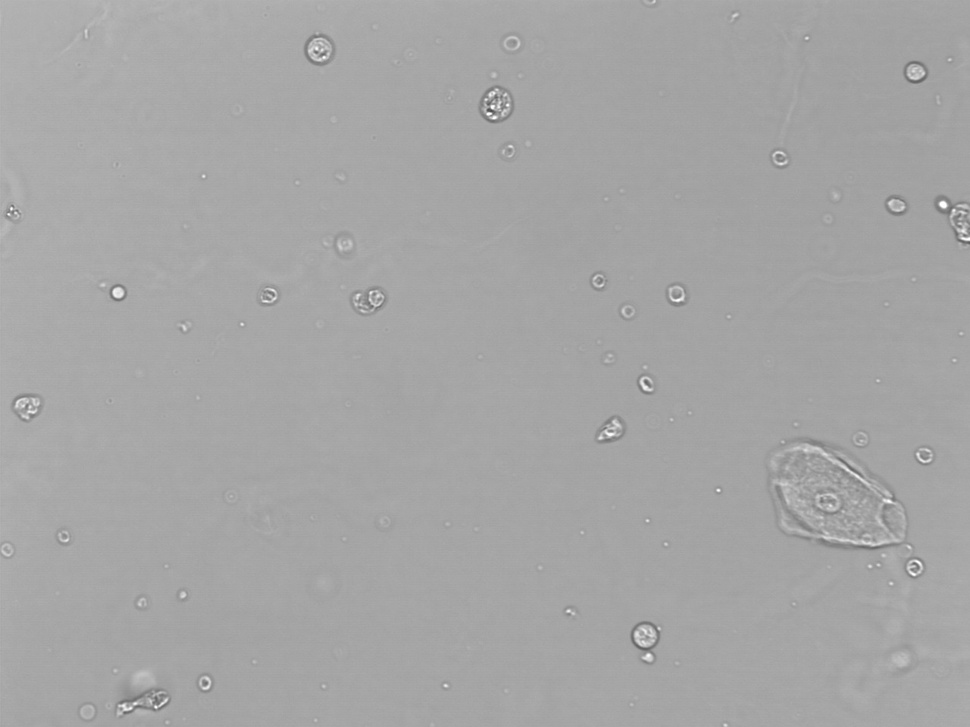
#> input picture demo_getRect/test1.jpg, 970 x 727 px, shrunk from 1280 x 960 before the run
$ python findCounters.py   (older library calls are emulated)
#> lines starting #> are read from the running program, lines starting #| are printed output that depends on the picture; after the words box and inside, x2 and y2 are one past the last pixel; in counts of white or black regions, pixels touching at a corner belong together
import numpy as np
import cv2

#读取图片
img = cv2.imread('test1.jpg')
#> img is the input picture: shape (727, 970, 3); min 73, max 255, mean 165.6

# 1、首先转换为灰度图
gray = cv2.cvtColor(img, cv2.COLOR_BGR2GRAY)
srcWidth, srcHeight, channels = img.shape
#> srcWidth = 727; srcHeight = 970; channels = 3
print(srcWidth, srcHeight)
#| 727 970

# 2、之后进行滤波模糊
binary = cv2.medianBlur(gray,3)

# 3、转换为二值图像
ret, after_binary = cv2.threshold(binary, 190, 255, cv2.THRESH_BINARY)
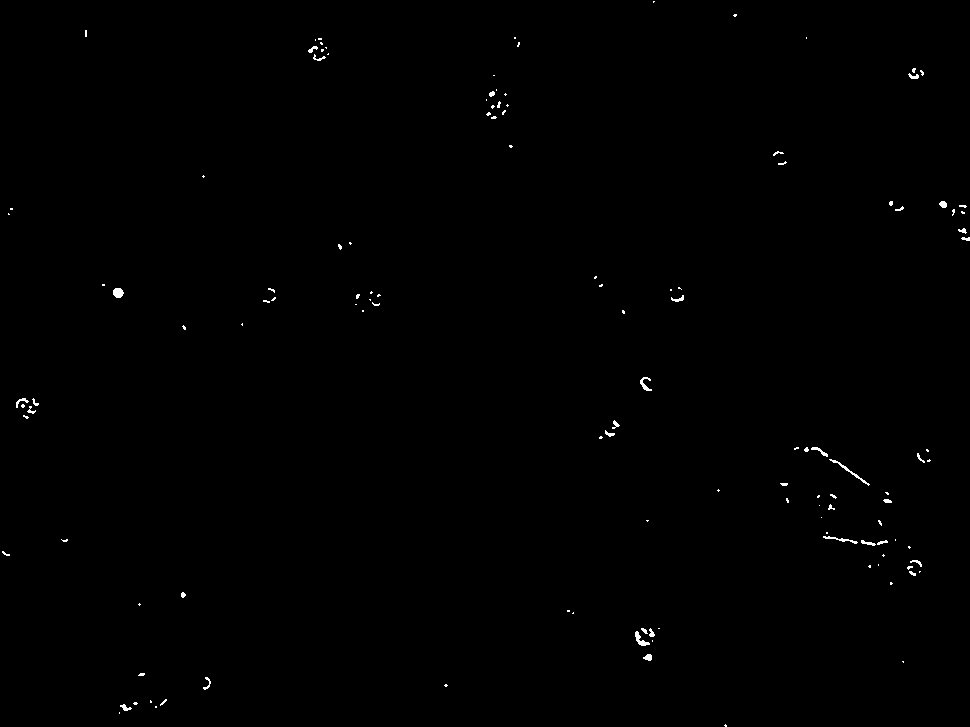
#> after_binary: shape (727, 970); 0.31% white in thin lines or dots

# 4、边缘检测以及轮廓处理
third_binary = cv2.Canny(after_binary, 0, 60, apertureSize = 3)
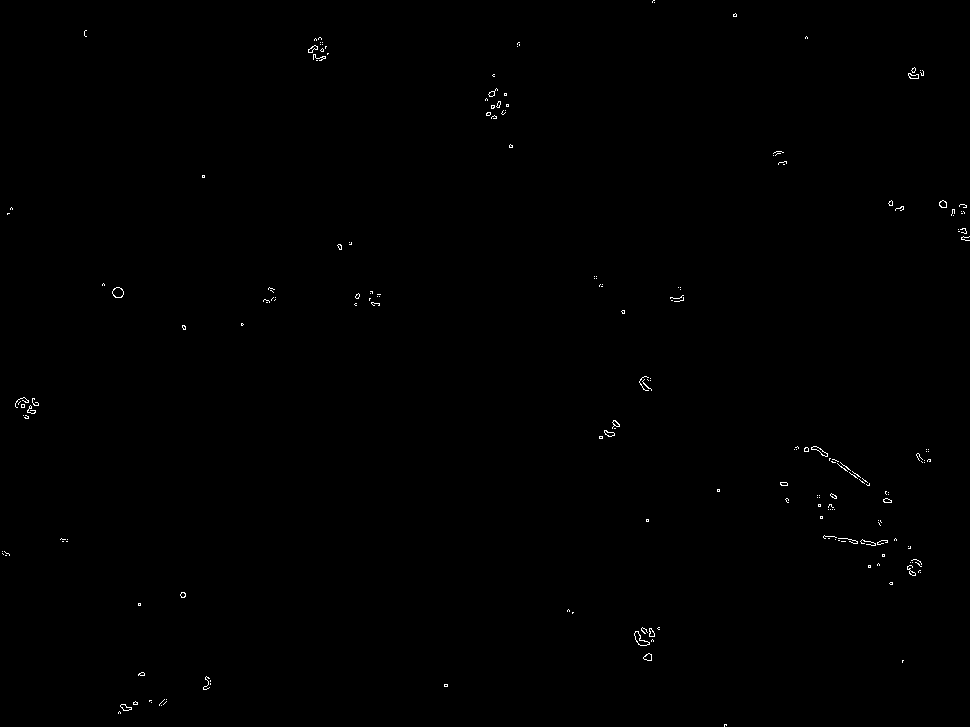
#> third_binary: shape (727, 970); 0.25% white in thin lines or dots

#二值化，canny检测
binaryImg = cv2.Canny(img,50,200)
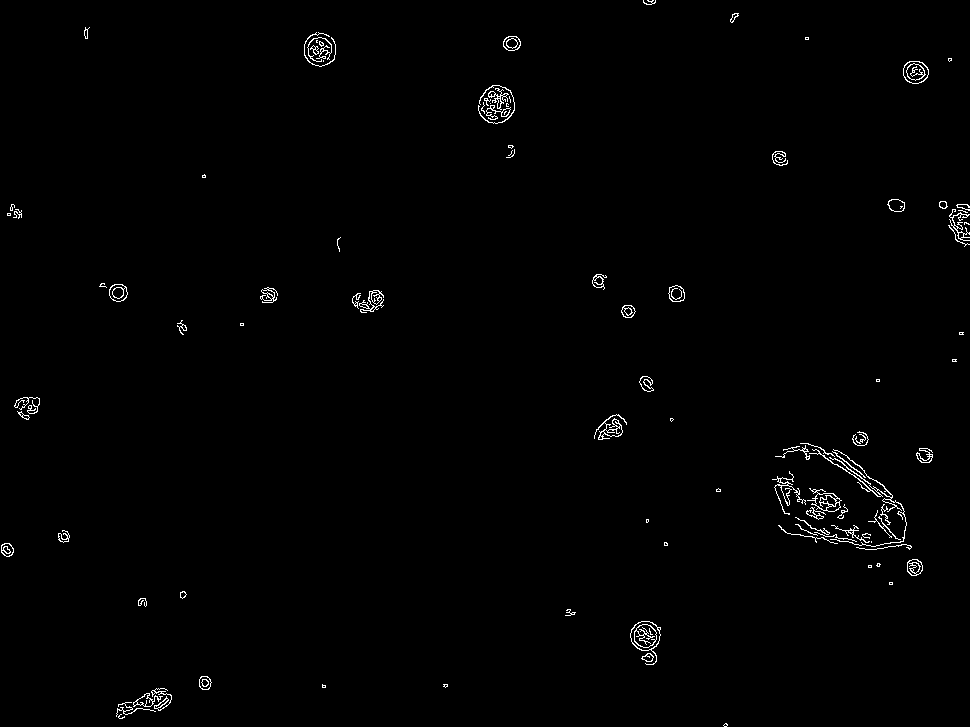
#> binaryImg: shape (727, 970); 0.87% white in thin lines or dots

#寻找轮廓
#也可以这么写：
# binary,h, hierarchy = cv2.findContours(third_binary,cv2.RETR_LIST,cv2.CHAIN_APPROX_SIMPLE)
#这样，可以直接用contours表示
h = cv2.findContours(third_binary,cv2.RETR_LIST,cv2.CHAIN_APPROX_SIMPLE )
#> h = 262 contours, 234 with area under 20; largest, box (x1, y1, x2, y2) and area: (634, 631, 650, 646) 90, (112, 287, 124, 298) 88, (634, 631, 650, 646) 82, (112, 287, 124, 298) 82, (811, 446, 828, 457) 53

print('here is the items nums :'+str(len(h)))
#| here is the items nums :2
# for itemTheo in h:

#提取轮廓
contours = h[1]
#> contours = 262 rows, first 6: [1, -1, -1, -1], [2, 0, -1, -1], [3, 1, -1, -1], [4, 2, -1, -1], [5, 3, -1, -1], [6, 4, -1, -1]

print('here is he type'+str(type(contours)))
#| here is he type<class 'numpy.ndarray'>
#查看轮廓数量
print (len(contours))
#| 1

#创建白色幕布
temp = np.ones(third_binary.shape,np.uint8)*255

#创建白色幕布
temp1 = np.ones(third_binary.shape,np.uint8)*255
# #画出轮廓：temp是白色幕布，contours是轮廓，-1表示全画，然后是颜色，厚度
#> (the run stopped early here; a loop or call above may not have finished)
